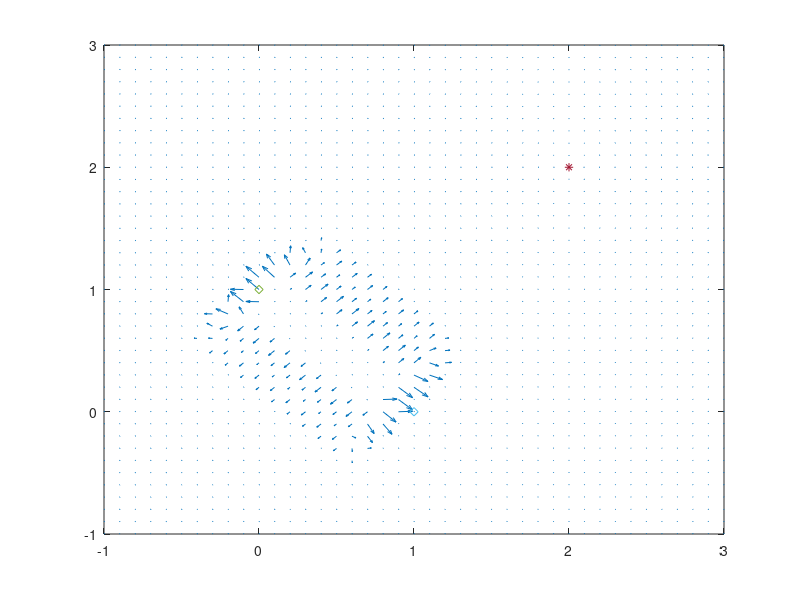
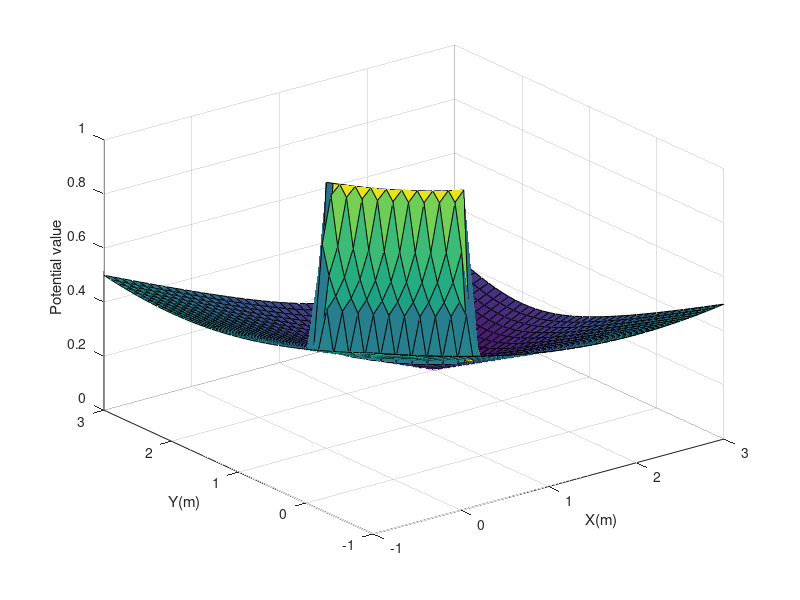

MATLAB code for these plots, in order:
function PotentialField_LineGraph

    R = 0.5; % obstacle_effect_r

    obs_1 = [0 1];
    obs_2 = [1 0];
    
    goal = [2 2];
    
    xv = [0.5;1.5;0.5;-0.5];
    yv = [-0.5;1;1.5;0.5];
    

    [X,Y] = meshgrid(-1:0.1:3);

    a_scale = 100;
    attr = a_scale.*sqrt((X-goal(1)).^2+(Y-goal(2)).^2); % attr_potential
    
    r_scale = 100;
%     rad2deg(atan2(norm(cross(u,v)),dot(u,v)));
%     dis2o = abs(Y-1+X)./norm(obs_2-obs_1);
    [M,N] = size(X);
    dis2o = zeros(M,N);
    for row = 1:M
        for col = 1:N
            tmp = abs(Y(row,col)-1+X(row,col))/norm(obs_2-obs_1);
            if tmp <= R
                in = inpolygon(X(row,col),Y(row,col),xv,yv);
                if in > 0
                    dis2o(row,col) = tmp;
                else
                    dis2o(row,col) = 1;
                end
            else
                dis2o(row,col) = 1;
            end
        end
    end
%     dis2o(dis2o<1) = 1;
    repu = r_scale./dis2o;
    repu(repu>500) = 500;
    total = attr + repu;
%   
    [u,v] = gradient(total);

    figure
    quiver(X,Y,-u,-v);
    hold on;
    plot(obs_1(1,1), obs_1(1,2),'d');
    plot(obs_2(1,1), obs_2(1,2),'d');
    
    plot(goal(1,1), goal(1,2),'*');
    normA = total - min(total(:));
    Z = normA ./ max(normA(:)); % 
    figure;
    surf(X,Y,Z);
    xlabel('X(m)');
    ylabel('Y(m)');
    zlabel('Potential value');
end